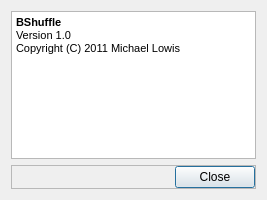
<?xml version="1.0" encoding="UTF-8"?>
<ui version="4.0">
 <class>AboutDialog</class>
 <widget class="QDialog" name="AboutDialog">
  <property name="geometry">
   <rect>
    <x>0</x>
    <y>0</y>
    <width>267</width>
    <height>200</height>
   </rect>
  </property>
  <property name="windowTitle">
   <string>About BShuffle</string>
  </property>
  <layout class="QVBoxLayout" name="verticalLayout">
   <item>
    <widget class="QTextBrowser" name="textBrowser">
     <property name="html">
      <string>&lt;!DOCTYPE HTML PUBLIC &quot;-//W3C//DTD HTML 4.0//EN&quot; &quot;http://www.w3.org/TR/REC-html40/strict.dtd&quot;&gt;
&lt;html&gt;&lt;head&gt;&lt;meta name=&quot;qrichtext&quot; content=&quot;1&quot; /&gt;&lt;style type=&quot;text/css&quot;&gt;
p, li { white-space: pre-wrap; }
&lt;/style&gt;&lt;/head&gt;&lt;body style=&quot; font-family:'MS Shell Dlg 2'; font-size:8.25pt; font-weight:400; font-style:normal;&quot;&gt;
&lt;p style=&quot; margin-top:0px; margin-bottom:0px; margin-left:0px; margin-right:0px; -qt-block-indent:0; text-indent:0px;&quot;&gt;&lt;span style=&quot; font-size:8pt; font-weight:600;&quot;&gt;BShuffle&lt;/span&gt;&lt;/p&gt;
&lt;p style=&quot; margin-top:0px; margin-bottom:0px; margin-left:0px; margin-right:0px; -qt-block-indent:0; text-indent:0px;&quot;&gt;&lt;span style=&quot; font-size:8pt;&quot;&gt;Version 1.0&lt;/span&gt;&lt;/p&gt;
&lt;p style=&quot; margin-top:0px; margin-bottom:0px; margin-left:0px; margin-right:0px; -qt-block-indent:0; text-indent:0px;&quot;&gt;&lt;span style=&quot; font-size:8pt;&quot;&gt;Copyright (C) 2011 Michael Lowis&lt;/span&gt;&lt;/p&gt;&lt;/body&gt;&lt;/html&gt;</string>
     </property>
    </widget>
   </item>
   <item>
    <widget class="QFrame" name="frame">
     <property name="frameShape">
      <enum>QFrame::StyledPanel</enum>
     </property>
     <property name="frameShadow">
      <enum>QFrame::Raised</enum>
     </property>
     <layout class="QHBoxLayout" name="horizontalLayout">
      <property name="margin">
       <number>0</number>
      </property>
      <item>
       <spacer name="horizontalSpacer">
        <property name="orientation">
         <enum>Qt::Horizontal</enum>
        </property>
        <property name="sizeHint" stdset="0">
         <size>
          <width>40</width>
          <height>20</height>
         </size>
        </property>
       </spacer>
      </item>
      <item>
       <widget class="QPushButton" name="closeButton">
        <property name="text">
         <string>Close</string>
        </property>
       </widget>
      </item>
     </layout>
    </widget>
   </item>
  </layout>
 </widget>
 <resources/>
 <connections/>
</ui>
